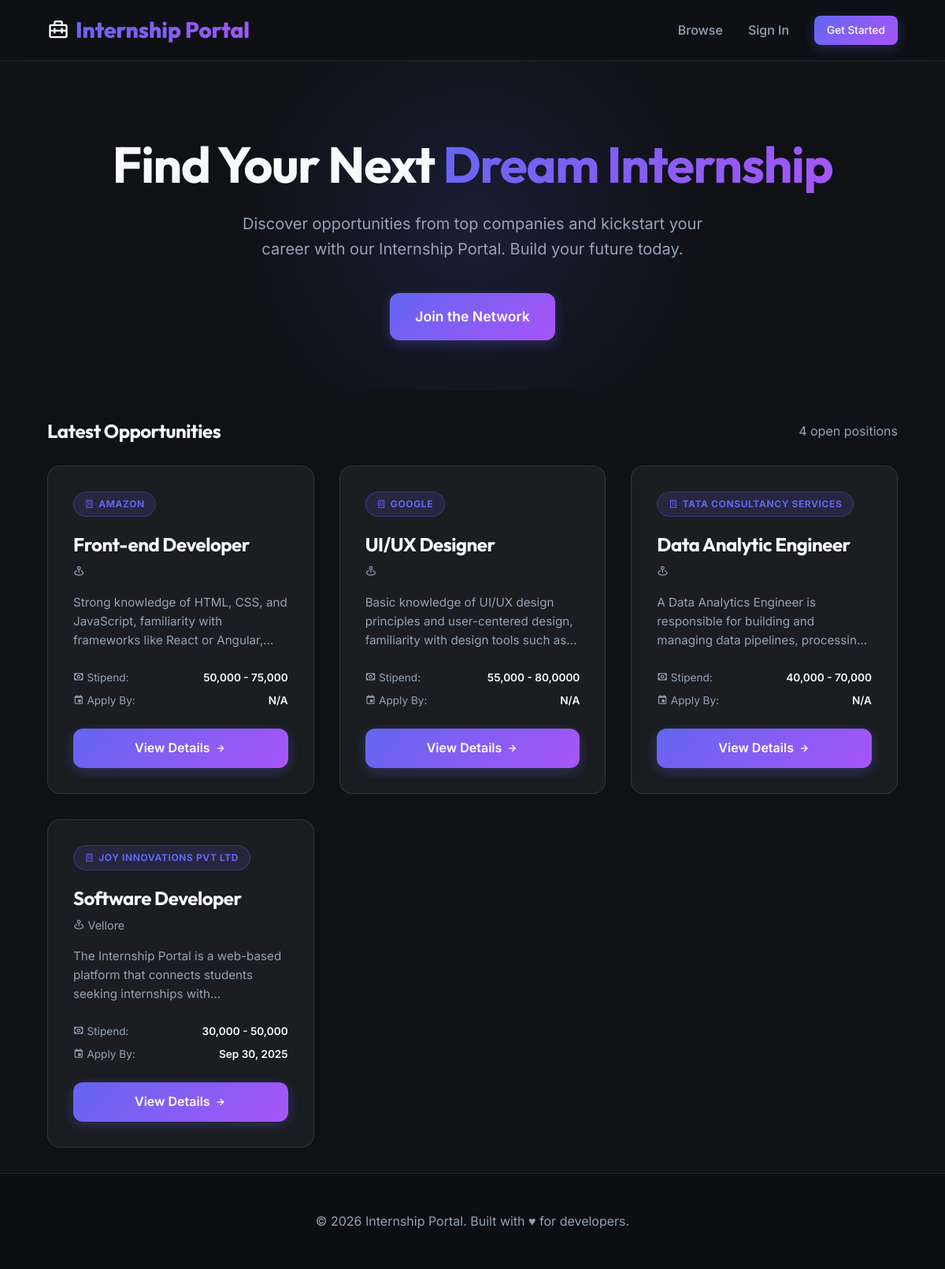
The page / on the database its author committed.
### internships/models.py (models this page shows, shortened)
class Internship(models.Model):
    company = models.ForeignKey(Company, on_delete=models.CASCADE, related_name='internships')
    title = models.CharField(max_length=200)
    description = models.TextField()
    location = models.CharField(max_length=200, blank=True)
    start_date = models.DateField(blank=True, null=True)
    end_date = models.DateField(blank=True, null=True)
    stipend = models.CharField(max_length=100, blank=True)
    created_at = models.DateTimeField(auto_now_add=True)
    application_deadline = models.DateField(blank=True, null=True)
    is_published = models.BooleanField(default=True)

class Company(models.Model):
    name = models.CharField(max_length=200)
    website = models.URLField(blank=True, null=True)
    description = models.TextField(blank=True)
    class Meta:
        verbose_name_plural = 'Companies'

### internships/views.py (the view)
# urls.py: path('', views.InternshipListView.as_view(), name='list'),
class InternshipListView(ListView):
    model = Internship
    template_name = 'internships/internship_list.html'
    context_object_name = 'internships'
    queryset = Internship.objects.filter(is_published=True).order_by('-created_at')

### internships/templates/internships/internship_list.html
{% extends 'internships/base.html' %}
{% block content %}
<div class="hero">
    <h1>Find Your Next <span class="text-gradient">Dream Internship</span></h1>
    <p>Discover opportunities from top companies and kickstart your career with our Internship Portal. Build your future today.</p>
    {% if not user.is_authenticated %}
        <a href="{% url 'internships:register' %}" class="btn btn-primary" style="font-size: 1.1rem; padding: 1rem 2rem;">Join the Network</a>
    {% endif %}
</div>
<div class="container">
    <div class="flex-between mb-3">
        <h2>Latest Opportunities</h2>
        <span class="text-muted">{{ internships|length }} open positions</span>
    </div>
    {% if internships %}
        <div class="grid grid-cols-3">
            {% for internship in internships %}
                <div class="glass-card">
                    <div class="mb-2">
                        <span class="badge badge-info" style="margin-bottom: 0.5rem;"><i class='bx bx-building' style="margin-right: 5px;"></i> {{ internship.company.name }}</span>
                        <h3 style="font-size: 1.5rem; margin-top: 0.5rem;">{{ internship.title }}</h3>
                        <p class="text-muted" style="font-size: 0.9rem; margin-top: 0.2rem;"><i class='bx bx-map-pin'></i> {{ internship.location }}</p>
                    </div>
                    <p class="mb-3" style="color: var(--text-secondary); display: -webkit-box; -webkit-line-clamp: 3; -webkit-box-orient: vertical; overflow: hidden; font-size: 0.95rem;">
                        {{ internship.description }}
                    </p>
                    <div class="flex-column mb-3" style="gap: 0.5rem; font-size: 0.85rem; color: var(--text-secondary);">
                        <div class="flex-between">
                            <span><i class='bx bx-money'></i> Stipend:</span>
                            <span style="color: var(--text-primary); font-weight: 600;">{{ internship.stipend|default:"Unpaid" }}</span>
                        </div>
                        <div class="flex-between">
                            <span><i class='bx bx-calendar-event'></i> Apply By:</span>
                            <span style="color: var(--text-primary); font-weight: 600;">{{ internship.application_deadline|date:"M d, Y"|default:"N/A" }}</span>
                        </div>
                    </div>
                    <div style="margin-top: auto;">
                        <a href="{% url 'internships:detail' internship.pk %}" class="btn btn-primary" style="width: 100%;">View Details <i class='bx bx-right-arrow-alt' style="margin-left: 5px;"></i></a>
                    </div>
                </div>
            {% endfor %}
        </div>
    {% else %}
        <div class="empty-state">
            <i class='bx bx-search' style="font-size: 4rem; color: var(--glass-border); margin-bottom: 1rem;"></i>
            <h3>No Internships Available</h3>
            <p class="text-muted">Check back later for new opportunities.</p>
        </div>
    {% endif %}
</div>
{% endblock %}

### internships/templates/internships/base.html (shortened to what this page needs)
{% load static %}
<!DOCTYPE html>
<html lang="en">
<head>
    <link rel="stylesheet" href="{% static 'css/style.css' %}">
    <link href='https://unpkg.com/boxicons@2.1.4/css/boxicons.min.css' rel='stylesheet'>
</head>
<body>
    <nav class="navbar">
        <div class="container flex-between">
            <a href="{% url 'internships:list' %}" class="nav-brand">
                <i class='bx bx-briefcase-alt-2'></i>
                <span class="gradient-text">Internship Portal</span>
            </a>
            <div class="nav-links">
                <a href="{% url 'internships:list' %}">Browse</a>
                {% if user.is_authenticated %}
                    {% if user.is_superuser or user.is_staff %}
                        <a href="{% url 'internships:admin_dashboard' %}">Admin Dashboard</a>
                    {% else %}
                        <a href="{% url 'internships:dashboard' %}">My Applications</a>
                    {% endif %}
                    <form method="post" action="{% url 'logout' %}" style="display: inline;">
                        {% csrf_token %}
                        <button type="submit" class="btn btn-secondary btn-sm" style="border: none; background: transparent; cursor: pointer; color: var(--text-secondary); font-weight: 500;">
                            Logout
                        </button>
                    </form>
                {% else %}
                    <a href="{% url 'login' %}">Sign In</a>
                    <a href="{% url 'internships:register' %}" class="btn btn-primary btn-sm" style="padding: 0.5rem 1rem; color: #fff;">Get Started</a>
                {% endif %}
            </div>
        </div>
    </nav>
    <main>
        {% block content %}{% endblock %}
    </main>
    <footer style="margin-top: auto; padding: 3rem 0; border-top: 1px solid var(--glass-border); text-align: center; color: var(--text-secondary); background: rgba(0,0,0,0.2);">
        <p>&copy; {% now "Y" %} Internship Portal. Built with &hearts; for developers.</p>
    </footer>
</body>
</html>

### static/css/style.css (style rules this page uses)
:root { --bg-primary: #0f1115; --bg-secondary: rgba(255, 255, 255, 0.03); --glass-bg: rgba(255, 255, 255, 0.05); --glass-border: rgba(255, 255, 255, 0.1); --accent-primary: #6366f1; --accent-secondary: #a855f7; --accent-gradient: linear-gradient(135deg, var(--accent-primary), var(--accent-secondary)); --text-primary: #f8fafc; --text-secondary: #94a3b8; --success: #10b981; --danger: #ef4444; --warning: #f59e0b; --border-radius-lg: 16px; --border-radius-md: 12px; --border-radius-sm: 8px; --transition-normal: 0.3s ease; }
* { margin: 0; padding: 0; box-sizing: border-box; }
body { background-color: var(--bg-primary); color: var(--text-primary); font-family: 'Inter', sans-serif; line-height: 1.6; min-height: 100vh; display: flex; flex-direction: column; }
h1, h2, h3, h4, h5, h6 { font-family: 'Outfit', sans-serif; font-weight: 700; letter-spacing: -0.02em; }
a { color: var(--accent-primary); text-decoration: none; transition: var(--transition-normal); }
.container { width: 90%; max-width: 1200px; margin: 0 auto; padding: 2rem 0; }
.navbar { background: rgba(15, 17, 21, 0.8); backdrop-filter: blur(12px); -webkit-backdrop-filter: blur(12px); border-bottom: 1px solid var(--glass-border); padding: 1rem 0; position: sticky; top: 0; z-index: 1000; }
.navbar .container { padding: 0; display: flex; justify-content: space-between; align-items: center; }
.nav-brand { font-family: 'Outfit', sans-serif; font-size: 1.75rem; font-weight: 800; color: var(--text-primary); display: flex; align-items: center; gap: 0.5rem; }
.nav-brand span.gradient-text { background: var(--accent-gradient); -webkit-background-clip: text; -webkit-text-fill-color: transparent; }
.nav-links { display: flex; gap: 2rem; align-items: center; }
.nav-links a { color: var(--text-secondary); font-weight: 500; }
.glass-card { background: var(--glass-bg); border: 1px solid var(--glass-border); border-radius: var(--border-radius-lg); padding: 2rem; backdrop-filter: blur(10px); -webkit-backdrop-filter: blur(10px); transition: transform var(--transition-normal), box-shadow var(--transition-normal), border-color var(--transition-normal); display: flex; flex-direction: column; }
.btn { display: inline-flex; align-items: center; justify-content: center; padding: 0.75rem 1.5rem; border-radius: var(--border-radius-md); font-weight: 600; font-family: 'Inter', sans-serif; cursor: pointer; border: none; transition: var(--transition-normal); text-align: center; text-decoration: none; }
.btn-primary { background: var(--accent-gradient); color: #fff; box-shadow: 0 4px 15px rgba(99, 102, 241, 0.3); }
.btn-sm { padding: 0.4rem 0.8rem; font-size: 0.85rem; border-radius: var(--border-radius-sm); }
.grid { display: grid; gap: 2rem; }
.grid-cols-3 { grid-template-columns: repeat(auto-fill, minmax(320px, 1fr)); }
.badge { padding: 0.35rem 0.85rem; border-radius: 9999px; font-size: 0.75rem; font-weight: 700; text-transform: uppercase; letter-spacing: 0.05em; display: inline-flex; align-items: center; justify-content: center; }
.badge-info { background: rgba(99, 102, 241, 0.15); color: var(--accent-primary); border: 1px solid rgba(99, 102, 241, 0.3); }
.text-gradient { background: var(--accent-gradient); -webkit-background-clip: text; -webkit-text-fill-color: transparent; }
.text-muted { color: var(--text-secondary); }
.mb-2 { margin-bottom: 1rem; }
.mb-3 { margin-bottom: 1.5rem; }
.flex-between { display: flex; justify-content: space-between; align-items: center; }
.flex-column { display: flex; flex-direction: column; }
.hero { padding: 6rem 0 4rem; text-align: center; position: relative; overflow: hidden; }
.hero::before { content: ''; position: absolute; top: 50%; left: 50%; transform: translate(-50%, -50%); width: 600px; height: 600px; background: radial-gradient(circle, rgba(99,102,241,0.15) 0%, rgba(0,0,0,0) 70%); z-index: -1; }
.hero h1 { font-size: 4rem; margin-bottom: 1.5rem; line-height: 1.1; }
.hero p { font-size: 1.25rem; color: var(--text-secondary); max-width: 650px; margin: 0 auto 2.5rem; }

### rows shown on the page
Internship: company.name "AMAZON", title "Front-end Developer", description "Strong knowledge of HTML, CSS, and JavaScript, familiarity with frameworks like React or…", stipend "50,000 - 75,000", application_deadline "N/A"
Internship: company.name "GOOGLE", title "UI/UX Designer", description "Basic knowledge of UI/UX design principles and user-centered design, familiarity with design tools such…", stipend "55,000 - 80,0000", application_deadline "N/A"
Internship: company.name "TATA CONSULTANCY SERVICES", title "Data Analytic Engineer", description "A Data Analytics Engineer is responsible for building and managing data pipelines,…", stipend "40,000 - 70,000", application_deadline "N/A"
Internship: company.name "JOY INNOVATIONS PVT LTD", title "Software Developer", location "Vellore", description "The Internship Portal is a web-based platform that connects students seeking internships…", stipend "30,000 - 50,000", application_deadline "Sep 30, 2025"

### other values the page prints
{{ internships|length }} "4"
